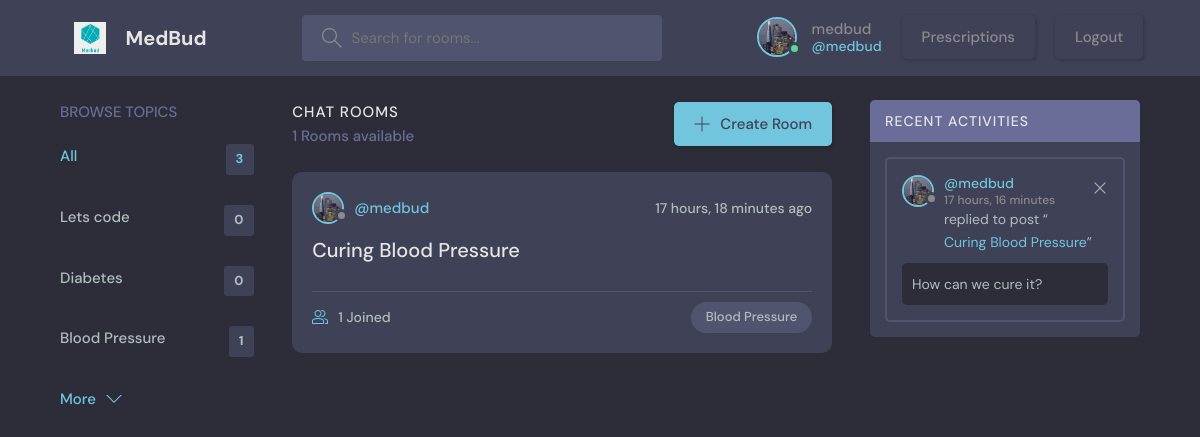
The app's page /home/ (signed in) with its own data.
### base/models.py (models this page shows, shortened)
class Imagine(models.Model):
    user = models.OneToOneField(User,null=True,on_delete=models.CASCADE)
    imge = models.ImageField(null=True, default="avatar.svg")

class Topic(models.Model):
    name = models.CharField(max_length=200)

class Room(models.Model):
    host = models.ForeignKey(User, on_delete=models.SET_NULL, null=True)
    topic = models.ForeignKey(Topic, on_delete=models.SET_NULL, null=True)
    name = models.CharField(max_length=200)
    description = models.TextField(null=True, blank=True)
    participants = models.ManyToManyField(
        User, related_name='participants', blank=True)
    updated = models.DateTimeField(auto_now=True)
    created = models.DateTimeField(auto_now_add=True)
    class Meta:
        ordering = ['-updated', '-created']
    def __str__(self):
        return self.name

class Message(models.Model):
    user = models.ForeignKey(User, on_delete=models.CASCADE)
    room = models.ForeignKey(Room, on_delete=models.CASCADE)
    body = models.TextField()
    updated = models.DateTimeField(auto_now=True)
    created = models.DateTimeField(auto_now_add=True)
    class Meta:
        ordering = ['-updated', '-created']
    def __str__(self):
        return self.body[0:50]

### base/views.py (the view)
# urls.py: path('home/', views.home, name="home"),
@login_required(login_url='login')  ##
def home(request):
    q = request.GET.get('q')
    if q!=None:
        rooms=Room.objects.filter(Q(topic__name__icontains=q) | Q(name__icontains=q) | Q(description__icontains=q))
        room_messages=Message.objects.filter(room__topic__name__icontains=q)
    else:
        rooms=Room.objects.all()
        room_messages=Message.objects.all()
    topics=Topic.objects.all()[0:5]
    room_count=rooms.count()
    context={'rooms':rooms,'topics':topics,'room_count':room_count,'messages':room_messages}
    return render(request,'base/home.html',context)

### base/templates/base/home.html (shortened to what this page needs)
{% extends 'main.html' %}
  {% block content %}
    <main class="layout layout--3">
      <div class="container">
        {% include 'base/topics_component.html' %}
        <div class="roomList">
          <div class="roomList__header">
            <div>
              <h2>Chat Rooms</h2>
              <p>{{room_count}} Rooms available</p>
            </div>
            <a class="btn btn--main" href="{% url 'create-room' %}">
              <svg version="1.1" xmlns="http://www.w3.org/2000/svg" width="32" height="32" viewBox="0 0 32 32">
                <title>add</title>
                <path
                  d="M16.943 0.943h-1.885v14.115h-14.115v1.885h14.115v14.115h1.885v-14.115h14.115v-1.885h-14.115v-14.115z"
                ></path>
              </svg>
              Create Room
            </a>
          </div>
          {% include 'base/feed_component.html' %}
        </div>
        {% include 'base/activity_component.html' %}
      </div>
    </main>
{% endblock %}

### templates/navbar.html (shortened to what this page needs)
{% load static %}
<head>
</head>
<header class="header header--loggedIn">
    <div class="container">
        <a href="{% url 'home' %}" class="header__logo">
            <img src="{% static 'images/logo.png' %}" />
            <h1>MedBud</h1>
        </a>
        <form class="header__search" method="GET" action="{% url 'home' %}">
            <label>
                <input name="q" placeholder="Search for rooms..." />
            </label>
        </form>
        <nav class="header__menu">
            {% if request.user.is_authenticated %}
            <div class="header__user">
                <a href="{% url 'profile' request.user.id %}">
                    <div class="avatar avatar--medium active">
                        <img src="{{request.user.imagine.imge.url}}" />
                    </div>
                    <p>{{request.user.username}} <span>@{{request.user.username}}</span></p>
                </a>
                <a href="{% url 'prescriptions' %}" class="btn btn-info">
                    Prescriptions</a>
                <a href="{% url 'logout' %}" class="btn btn-info">
                    Logout</a>
            </div>
            {% else %}
            <a href="{% url 'login' %}">
                    <img src="{% static 'images/avatar.svg' %}" />
                        <p>Login</p>
                </a>
            {% endif %}
        </nav>
    </div>
</header>

### base/templates/base/topics_component.html
<div class="topics">
    <div class="topics__header">
        <h2>Browse Topics</h2>
    </div>
    <ul class="topics__list">
        <li>
            <a href="{% url 'home' %}" class="active">All <span>{{topics.count}}</span></a>
        </li>
        {% for topic in topics %}
        <li>
            <a href="{% url 'home' %}?q={{topic.name}}">{{topic.name}} <span>{{topic.room_set.all.count}}</span></a>
        </li>
        {% endfor %}
    </ul>
    <a class="btn btn--link" href="{% url 'topics' %}">
        More
        <svg version="1.1" xmlns="http://www.w3.org/2000/svg" width="32" height="32" viewBox="0 0 32 32">
            <title>chevron-down</title>
            <path d="M16 21l-13-13h-3l16 16 16-16h-3l-13 13z"></path>
        </svg>
    </a>
</div>

### base/templates/base/feed_component.html (shortened to what this page needs)
{% for room in rooms %}
<div class="roomListRoom">
    <div class="roomListRoom__header">
        <a href="{% url 'profile' room.host.id %}" class="roomListRoom__author">
            <div class="avatar avatar--small">
                <img src="{{room.host.imagine.imge.url}}" />
            </div>
            <span>@{{room.host.username}}</span>
        </a>
        <div class="roomListRoom__actions">
            <span>{{room.created | timesince}} ago</span>
        </div>
    </div>
    <div class="roomListRoom__content">
        <a href="{% url 'room' room.id %}">{{room.name}}</a>
    </div>
    <div class="roomListRoom__meta">
        <a href="{% url 'room' room.id %}" class="roomListRoom__joined">
            {{room.participants.all.count}} Joined
        </a>
        <p class="roomListRoom__topic">{{room.topic.name}}</p>
    </div>
</div>
{% endfor %}

### base/templates/base/activity_component.html
<div class="activities">
    <div class="activities__header">
        <h2>Recent Activities</h2>
    </div>
    {% for message in messages %}
    <div class="activities__box">
        <div class="activities__boxHeader roomListRoom__header">
            <a href="{% url 'profile' message.user.id %}" class="roomListRoom__author">
                <div class="avatar avatar--small">
                    <img src="{{message.user.imagine.imge.url}}" />
                </div>
                <p>
                    @{{message.user.username}}
                    <span>{{message.created | timesince}}</span>
                </p>
            </a>
            {% if request.user == message.user %}
            <div class="roomListRoom__actions">
                <a href="{% url 'delete-message' message.id %}">
                    <svg version="1.1" xmlns="http://www.w3.org/2000/svg" width="32" height="32" viewBox="0 0 32 32">
                        <title>remove</title>
                        <path
                            d="M27.314 6.019l-1.333-1.333-9.98 9.981-9.981-9.981-1.333 1.333 9.981 9.981-9.981 9.98 1.333 1.333 9.981-9.98 9.98 9.98 1.333-1.333-9.98-9.98 9.98-9.981z">
                        </path>
                    </svg>
                </a>
            </div>
            {% endif %}
        </div>
        <div class="activities__boxContent">
            <p>replied to post “<a href="{% url 'room' message.room.id %}">{{message.room}}</a>”</p>
            <div class="activities__boxRoomContent">
                {{message}}
            </div>
        </div>
    </div>
    {% endfor %}
</div>

### records on screen
Topic: name "Lets code", room_set.all.count "0"
Topic: name "Diabetes", room_set.all.count "0"
Topic: name "Blood Pressure", room_set.all.count "1"
Room: host.imagine.imge (picture), host.username "medbud", created "17 hours, 18 minutes", name "Curing Blood Pressure", participants.all.count "1", topic.name "Blood Pressure"
Message: user.imagine.imge (picture), user.username "medbud", created "17 hours, 16 minutes", room "Curing Blood Pressure", body "How can we cure it?"

### other values on screen
{{ request.user.username }} "medbud"
{{ topics.count }} "3"
{{ room_count }} "1"
